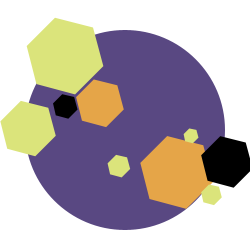
Frame 1 (no input)
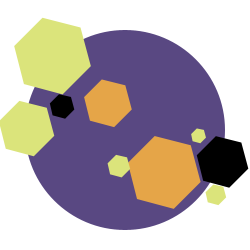
Frame 60 (the mouse pressed at the canvas centre just before this capture)
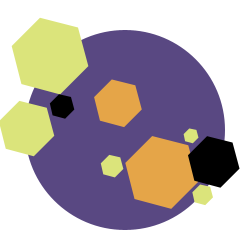
Frame 120 (the mouse held since frame 60 and released just before this capture)

The Processing sketch that drew these frames (run headless with seeded random() and noise(); from frame 60 on, the mouse is pressed at the canvas centre):

// Processing sketch: processing_54010
// ── processing_54010.pde

int offsetX = 100;
int offsetY = 100;

float maxX = 180; // MAX RIGHT X VALUE
float changeX = 2.5; // AMOUNT TO CHANGE X BY
float initX = 180; // WHERE TO PUT THE OBJECT AT THE START

float maxY = 120;
float changeY = 2;
float initY = 100; 

float maxZ = 69;
float changeZ = 2.5;
float initZ = 66; 

float maxA = 73;
float changeA = 3.2;
float initA = 63; 

float maxB = 35;
float changeB = 1.5;
float initB = 29; 

float maxC = 230;
float changeC = 2.2;
float initC = 227; 

float maxD = 220;
float changeD = 2.2;
float initD = 210; 

float maxE = 200;
float changeE = 1.5;
float initE = 190; 

float maxF = 123;
float changeF = 1.7;
float initF = 118; 

void setup() {
  size(250, 250);
  smooth();
  noStroke();
}

void draw() {
  background(255);
  
  fill(#594882);
  ellipse(125,130,200,200);

  fill(#dbe47b);
  pushMatrix();
  initZ += changeZ;
  
  if (initZ > maxZ || initZ < 50) { 
    changeZ = -changeZ; 
    initZ += changeZ; 
  }
  translate(initZ,3);
  hexagon(40);
  popMatrix();
  
    fill(#000000);
  pushMatrix();
    initA += changeA;
  
  if (initA > maxZ || initA < 50) { 
    changeA = -changeA; 
    initA += changeA; 
  }
  translate(initA,89);
  hexagon(13);
  popMatrix();
  
   fill(#e5a548);
  pushMatrix();
      initY += changeY; 
  
  if (initY > maxY || initY < 100) { 
    changeY = -changeY; 
    initY += changeY; 
  }
  translate(initY,70);
  hexagon(25);
  popMatrix();
  
   fill(#dbe47b);
  pushMatrix();
    initB += changeB;
  
  if (initB > maxB || initB < 29) { 
    changeB = -changeB; 
    initB += changeB; 
  }
  translate(initB,90);
  hexagon(29);
  popMatrix();
  
  fill(#e5a548);
  pushMatrix();
  initX += changeX; // ADD THE VARIABLE SPEED AMOUNT TO THE INITIAL X VALUE
  
  if (initX > maxX || initX < 160) { // IF X IS GREATER THAN THE MAX OR LESS THAN 160
    changeX = -changeX; // REVERSE THE CHANGE AMOUNT FROM 10 TO -10
    initX += changeX; // RESET THE ANIMATION
  }
  
  translate(initX,122); // REPLACE THE X VALUE WITH OUR VARIABLE INITX
  hexagon(38);
  popMatrix();
  
  fill(#000000);
  pushMatrix();
    initC += changeC;
  
  if (initC > maxC || initC < 215) { 
    changeC = -changeC; 
    initC += changeC; 
  }
  translate(initC,126);
  hexagon(27);
  popMatrix();
  
  fill(#dbe47b);
  pushMatrix();
      initD += changeD;
  
  if (initD > maxD || initD < 200) { 
    changeD = -changeD; 
    initD += changeD; 
  }
  translate(initD,180);
  hexagon(11);
  popMatrix();
  
  fill(#dbe47b);
  pushMatrix();
      initE += changeE;
  
  if (initE > maxE || initE < 186) { 
    changeE = -changeE; 
    initE += changeE; 
  }
  translate(initE,125);
  hexagon(8);
  popMatrix();
  
    fill(#dbe47b);
  pushMatrix();
      initF += changeF;
  
  if (initF > maxF || initF < 110) { 
    changeF = -changeF; 
    initF += changeF; 
  }
  translate(initF,150);
  hexagon(12);
  popMatrix();

}

void hexagon(int sideLength) {
  float c = sideLength;
  float a = cos(radians(30)) * c;
  float b = sin(radians(30)) * c;
  
  float[] A = {a, 0};
  float[] B = {2 * a, b};
  float[] C = {2 * a, b + c};
  float[] D = {a, 2 * c};
  float[] E = {a / c, b + c};
  float[] F = {a / c, b};
  
  beginShape();
  vertex(A[0], A[1]);
  vertex(B[0], B[1]);
  vertex(C[0], C[1]);
  vertex(D[0], D[1]);
  vertex(E[0], E[1]);
  vertex(F[0], F[1]);
  rotate(PI/4.0);
  endShape();

}



                
